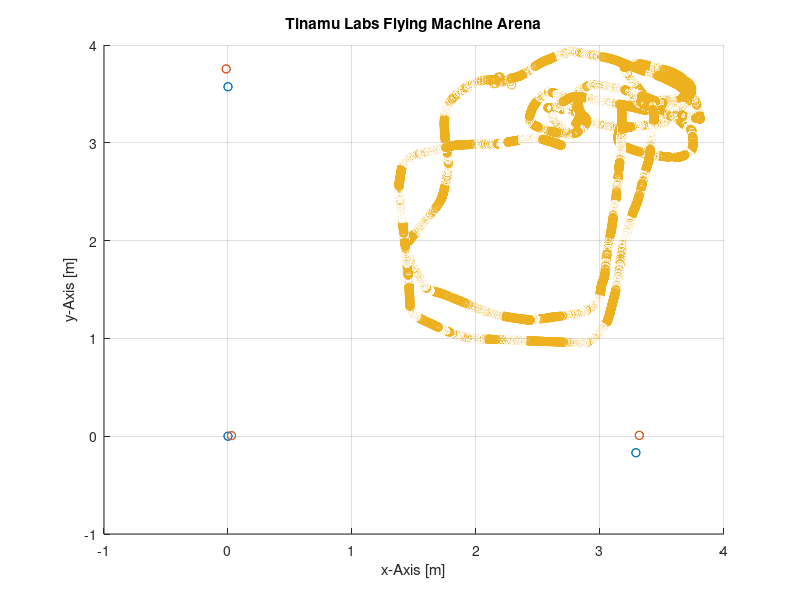

This chart was generated by the following MATLAB code: (Note: this script raises an error after producing the figure.)
% Johann Diep (jdiep@student.ethz.ch) - July 2019
%
% This script runs the offline EKF position estimation.

%% Execution
close all
clear all
load('rangemeasurement.mat')
PreviousTime = 0;

figure()
hold on
title("Tinamu Labs Flying Machine Arena");
xlabel("x-Axis [m]");
ylabel("y-Axis [m]");
zlabel("z-Axis [m]");
grid on

scatter3(AnchorPositions(:,1),AnchorPositions(:,2),AnchorPositions(:,3),'bo');
scatter3(AnchorGroundTruthPositions(1,:),AnchorGroundTruthPositions(2,:),AnchorGroundTruthPositions(3,:),'ro');

scatter3(DroneGroundTruthPositions(1,:),DroneGroundTruthPositions(2,:),DroneGroundTruthPositions(3,:),'r.');

StartingPosition = DroneGroundTruthPositions(:,1);
x_Posterior = [StartingPosition',0,0,0]';
P_Posterior = 0.01^2*eye(size(x_Posterior,1));
SavedWaypoints(1,1:3) = x_Posterior(1:3);
[h,H] = PreprocessingVanillaEKF(AnchorGroundTruthPositions',[]);

Index = 1;
for i = 1:6:size(DroneGroundTruthPositions,2)
    for j = 1:6
        GroundTruthRanges(j,Index) = norm(AnchorGroundTruthPositions(:,j)-DroneGroundTruthPositions(:,i));
    end
    Index = Index + 1;
end

for i = 1:size(RangeArray,2)
   z = RangeArray(:,i)/1000;
   TimeSinceStart = TimeArray(6,i);
   [x_Posterior,P_Posterior] = VanillaEKF(6,x_Posterior,P_Posterior,TimeSinceStart-PreviousTime,z,h,H,AnchorGroundTruthPositions');
   SavedWaypoints(i,1:3) = x_Posterior(1:3);
   PreviousTime = TimeSinceStart;
end

scatter3(SavedWaypoints(:,1),SavedWaypoints(:,2),SavedWaypoints(:,3),'b+');
